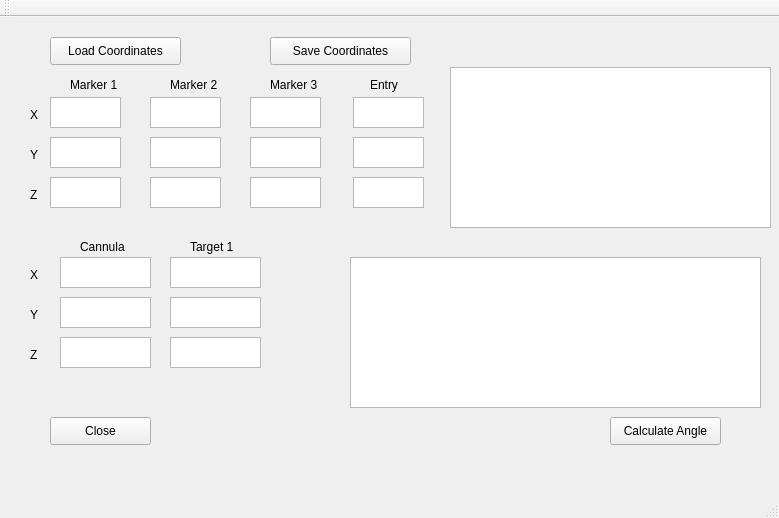
<?xml version="1.0" encoding="UTF-8"?>
<ui version="4.0">
 <class>MainWindow</class>
 <widget class="QMainWindow" name="MainWindow">
  <property name="geometry">
   <rect>
    <x>0</x>
    <y>0</y>
    <width>779</width>
    <height>518</height>
   </rect>
  </property>
  <property name="windowTitle">
   <string>MainWindow</string>
  </property>
  <widget class="QWidget" name="centralWidget">
   <widget class="QPushButton" name="close">
    <property name="geometry">
     <rect>
      <x>50</x>
      <y>400</y>
      <width>101</width>
      <height>28</height>
     </rect>
    </property>
    <property name="text">
     <string>Close</string>
    </property>
   </widget>
   <widget class="QPushButton" name="load">
    <property name="geometry">
     <rect>
      <x>50</x>
      <y>20</y>
      <width>131</width>
      <height>28</height>
     </rect>
    </property>
    <property name="text">
     <string>Load Coordinates</string>
    </property>
   </widget>
   <widget class="QTextEdit" name="x_input">
    <property name="geometry">
     <rect>
      <x>50</x>
      <y>80</y>
      <width>71</width>
      <height>31</height>
     </rect>
    </property>
   </widget>
   <widget class="QPushButton" name="getdata">
    <property name="geometry">
     <rect>
      <x>270</x>
      <y>20</y>
      <width>141</width>
      <height>28</height>
     </rect>
    </property>
    <property name="text">
     <string>Save Coordinates</string>
    </property>
   </widget>
   <widget class="QTextEdit" name="y_input">
    <property name="geometry">
     <rect>
      <x>50</x>
      <y>120</y>
      <width>71</width>
      <height>31</height>
     </rect>
    </property>
   </widget>
   <widget class="QTextEdit" name="z_input">
    <property name="geometry">
     <rect>
      <x>50</x>
      <y>160</y>
      <width>71</width>
      <height>31</height>
     </rect>
    </property>
   </widget>
   <widget class="QLabel" name="marker1">
    <property name="geometry">
     <rect>
      <x>70</x>
      <y>60</y>
      <width>55</width>
      <height>16</height>
     </rect>
    </property>
    <property name="text">
     <string>Marker 1</string>
    </property>
   </widget>
   <widget class="QLabel" name="marker2">
    <property name="geometry">
     <rect>
      <x>170</x>
      <y>60</y>
      <width>55</width>
      <height>16</height>
     </rect>
    </property>
    <property name="text">
     <string>Marker 2</string>
    </property>
   </widget>
   <widget class="QTextEdit" name="y_input_2">
    <property name="geometry">
     <rect>
      <x>150</x>
      <y>120</y>
      <width>71</width>
      <height>31</height>
     </rect>
    </property>
   </widget>
   <widget class="QTextEdit" name="z_input_2">
    <property name="geometry">
     <rect>
      <x>150</x>
      <y>160</y>
      <width>71</width>
      <height>31</height>
     </rect>
    </property>
   </widget>
   <widget class="QTextEdit" name="x_input_2">
    <property name="geometry">
     <rect>
      <x>150</x>
      <y>80</y>
      <width>71</width>
      <height>31</height>
     </rect>
    </property>
   </widget>
   <widget class="QLabel" name="marker3">
    <property name="geometry">
     <rect>
      <x>270</x>
      <y>60</y>
      <width>55</width>
      <height>16</height>
     </rect>
    </property>
    <property name="text">
     <string>Marker 3</string>
    </property>
   </widget>
   <widget class="QTextEdit" name="y_input_3">
    <property name="geometry">
     <rect>
      <x>250</x>
      <y>120</y>
      <width>71</width>
      <height>31</height>
     </rect>
    </property>
   </widget>
   <widget class="QTextEdit" name="z_input_3">
    <property name="geometry">
     <rect>
      <x>250</x>
      <y>160</y>
      <width>71</width>
      <height>31</height>
     </rect>
    </property>
   </widget>
   <widget class="QTextEdit" name="x_input_3">
    <property name="geometry">
     <rect>
      <x>250</x>
      <y>80</y>
      <width>71</width>
      <height>31</height>
     </rect>
    </property>
   </widget>
   <widget class="QLabel" name="xPos">
    <property name="geometry">
     <rect>
      <x>30</x>
      <y>90</y>
      <width>21</width>
      <height>16</height>
     </rect>
    </property>
    <property name="text">
     <string>X</string>
    </property>
   </widget>
   <widget class="QLabel" name="yPos">
    <property name="geometry">
     <rect>
      <x>30</x>
      <y>130</y>
      <width>21</width>
      <height>16</height>
     </rect>
    </property>
    <property name="text">
     <string>Y</string>
    </property>
   </widget>
   <widget class="QLabel" name="zPos">
    <property name="geometry">
     <rect>
      <x>30</x>
      <y>170</y>
      <width>21</width>
      <height>16</height>
     </rect>
    </property>
    <property name="text">
     <string>Z</string>
    </property>
   </widget>
   <widget class="QTextEdit" name="y_entry">
    <property name="geometry">
     <rect>
      <x>353</x>
      <y>120</y>
      <width>71</width>
      <height>31</height>
     </rect>
    </property>
   </widget>
   <widget class="QTextEdit" name="z_entry">
    <property name="geometry">
     <rect>
      <x>353</x>
      <y>160</y>
      <width>71</width>
      <height>31</height>
     </rect>
    </property>
   </widget>
   <widget class="QLabel" name="entry">
    <property name="geometry">
     <rect>
      <x>370</x>
      <y>60</y>
      <width>41</width>
      <height>16</height>
     </rect>
    </property>
    <property name="text">
     <string>Entry</string>
    </property>
   </widget>
   <widget class="QTextEdit" name="x_entry">
    <property name="geometry">
     <rect>
      <x>353</x>
      <y>80</y>
      <width>71</width>
      <height>31</height>
     </rect>
    </property>
   </widget>
   <widget class="QTextEdit" name="y_cannula">
    <property name="geometry">
     <rect>
      <x>60</x>
      <y>280</y>
      <width>91</width>
      <height>31</height>
     </rect>
    </property>
   </widget>
   <widget class="QTextEdit" name="x_cannula">
    <property name="geometry">
     <rect>
      <x>60</x>
      <y>240</y>
      <width>91</width>
      <height>31</height>
     </rect>
    </property>
   </widget>
   <widget class="QTextEdit" name="z_cannula">
    <property name="geometry">
     <rect>
      <x>60</x>
      <y>320</y>
      <width>91</width>
      <height>31</height>
     </rect>
    </property>
   </widget>
   <widget class="QLabel" name="cannula">
    <property name="geometry">
     <rect>
      <x>80</x>
      <y>220</y>
      <width>61</width>
      <height>20</height>
     </rect>
    </property>
    <property name="text">
     <string>Cannula</string>
    </property>
   </widget>
   <widget class="QLabel" name="zPos_2">
    <property name="geometry">
     <rect>
      <x>30</x>
      <y>330</y>
      <width>21</width>
      <height>16</height>
     </rect>
    </property>
    <property name="text">
     <string>Z</string>
    </property>
   </widget>
   <widget class="QLabel" name="yPos_2">
    <property name="geometry">
     <rect>
      <x>30</x>
      <y>290</y>
      <width>21</width>
      <height>16</height>
     </rect>
    </property>
    <property name="text">
     <string>Y</string>
    </property>
   </widget>
   <widget class="QLabel" name="xPos_2">
    <property name="geometry">
     <rect>
      <x>30</x>
      <y>250</y>
      <width>21</width>
      <height>16</height>
     </rect>
    </property>
    <property name="text">
     <string>X</string>
    </property>
   </widget>
   <widget class="QListWidget" name="listMarkers">
    <property name="geometry">
     <rect>
      <x>450</x>
      <y>50</y>
      <width>321</width>
      <height>161</height>
     </rect>
    </property>
   </widget>
   <widget class="QListWidget" name="listKeypoints">
    <property name="geometry">
     <rect>
      <x>350</x>
      <y>240</y>
      <width>411</width>
      <height>151</height>
     </rect>
    </property>
   </widget>
   <widget class="QTextEdit" name="z_target1">
    <property name="geometry">
     <rect>
      <x>170</x>
      <y>320</y>
      <width>91</width>
      <height>31</height>
     </rect>
    </property>
   </widget>
   <widget class="QLabel" name="target1">
    <property name="geometry">
     <rect>
      <x>190</x>
      <y>220</y>
      <width>61</width>
      <height>20</height>
     </rect>
    </property>
    <property name="text">
     <string>Target 1</string>
    </property>
   </widget>
   <widget class="QTextEdit" name="x_target1">
    <property name="geometry">
     <rect>
      <x>170</x>
      <y>240</y>
      <width>91</width>
      <height>31</height>
     </rect>
    </property>
   </widget>
   <widget class="QTextEdit" name="y_target1">
    <property name="geometry">
     <rect>
      <x>170</x>
      <y>280</y>
      <width>91</width>
      <height>31</height>
     </rect>
    </property>
   </widget>
   <widget class="QPushButton" name="calculate_angle">
    <property name="geometry">
     <rect>
      <x>610</x>
      <y>400</y>
      <width>111</width>
      <height>28</height>
     </rect>
    </property>
    <property name="text">
     <string>Calculate Angle</string>
    </property>
   </widget>
  </widget>
  <widget class="QMenuBar" name="menuBar">
   <property name="geometry">
    <rect>
     <x>0</x>
     <y>0</y>
     <width>779</width>
     <height>26</height>
    </rect>
   </property>
  </widget>
  <widget class="QToolBar" name="mainToolBar">
   <attribute name="toolBarArea">
    <enum>TopToolBarArea</enum>
   </attribute>
   <attribute name="toolBarBreak">
    <bool>false</bool>
   </attribute>
  </widget>
  <widget class="QStatusBar" name="statusBar"/>
 </widget>
 <layoutdefault spacing="6" margin="11"/>
 <resources/>
 <connections>
  <connection>
   <sender>close</sender>
   <signal>clicked()</signal>
   <receiver>MainWindow</receiver>
   <slot>close()</slot>
   <hints>
    <hint type="sourcelabel">
     <x>129</x>
     <y>440</y>
    </hint>
    <hint type="destinationlabel">
     <x>129</x>
     <y>242</y>
    </hint>
   </hints>
  </connection>
  <connection>
   <sender>load</sender>
   <signal>clicked()</signal>
   <receiver>x_input</receiver>
   <slot>update()</slot>
   <hints>
    <hint type="sourcelabel">
     <x>180</x>
     <y>87</y>
    </hint>
    <hint type="destinationlabel">
     <x>120</x>
     <y>139</y>
    </hint>
   </hints>
  </connection>
  <connection>
   <sender>getdata</sender>
   <signal>clicked()</signal>
   <receiver>listMarkers</receiver>
   <slot>clear()</slot>
   <hints>
    <hint type="sourcelabel">
     <x>371</x>
     <y>73</y>
    </hint>
    <hint type="destinationlabel">
     <x>453</x>
     <y>102</y>
    </hint>
   </hints>
  </connection>
  <connection>
   <sender>getdata</sender>
   <signal>clicked()</signal>
   <receiver>listKeypoints</receiver>
   <slot>clear()</slot>
   <hints>
    <hint type="sourcelabel">
     <x>345</x>
     <y>73</y>
    </hint>
    <hint type="destinationlabel">
     <x>355</x>
     <y>310</y>
    </hint>
   </hints>
  </connection>
 </connections>
 <slots>
  <slot>Count()</slot>
 </slots>
</ui>
